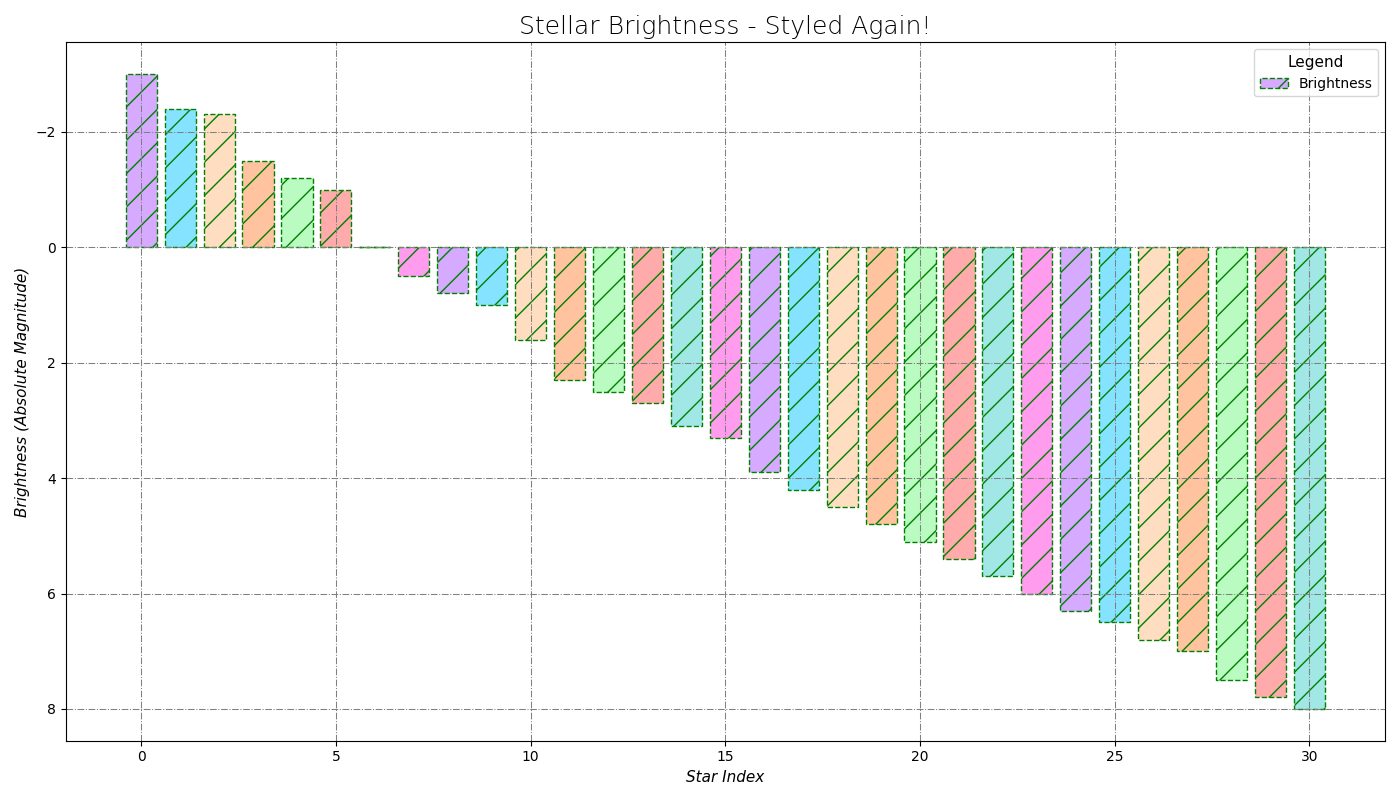

Source code (Python):
import numpy as np
import matplotlib.pyplot as plt

brightness = np.array([5.1, 5.4, 5.7, 6.0, 6.3, 6.5, 7.0, 7.5, 8.0, 4.2, 4.5, 4.8, 3.1, 3.3,
                       3.9, 2.7, 2.5, 1.0, -1.5, 0.8, -1.0, -2.4, -2.3])
temperature = np.array([3000, 3200, 3500, 3700, 4000, 4300, 5000, 5200, 6000, 7000, 8000,
                        9000, 12000, 15000, 20000, 25000, 30000, 35000, 40000, 45000, 
                        50000, 55000, 60000])
new_brightness = np.array([6.8, 7.8, 2.3, 1.6, 0.5, -1.2, 0.0, -3.0])
new_temperature = np.array([3600, 4800, 33000, 37000, 22000, 31000, 26000, 38000])

combined_brightness = np.concatenate((brightness, new_brightness))
combined_temperature = np.concatenate((temperature, new_temperature))

sorted_indices = np.argsort(combined_brightness)
sorted_brightness = combined_brightness[sorted_indices]
sorted_temperature = combined_temperature[sorted_indices]

fig, ax = plt.subplots(figsize=(14, 8))

# Randomly altered stylistic elements
colors = ['#D5AAFF', '#85E3FF', '#FFDDC1', '#FFC3A0', '#B9FBC0', '#FFABAB', '#A0E7E5', '#FF9CEE']
ax.bar(range(len(sorted_brightness)), sorted_brightness, color=colors * ((len(sorted_brightness) // len(colors)) + 1), edgecolor='green', linestyle='--', hatch='/')

# Titles and labels modified
ax.set_title('Stellar Brightness - Styled Again!', fontsize=18, fontweight='light')
ax.set_xlabel('Star Index', fontsize=11, style='italic')
ax.set_ylabel('Brightness (Absolute Magnitude)', fontsize=11, style='italic')
ax.invert_yaxis()

# Alter legends and grids
ax.legend(['Brightness'], loc='upper right', fontsize=10, title='Legend', title_fontsize='11')
ax.grid(True, which='major', linestyle='-.', linewidth='0.75', color='gray')

plt.tight_layout()
plt.show()
